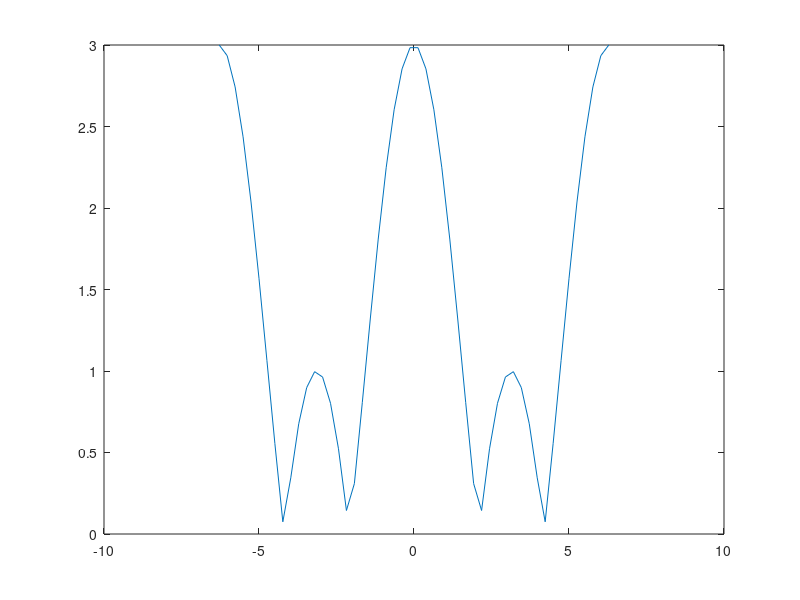

MATLAB code to generate this figure: (Note: this script raises an error after producing the figure.)
x=[1 2 3 4];
x16=[x, zeros(1,4)];
M=3;
w=linspace(-2*pi,2*pi,50);
X_dtft=(sin(w*M/2)./sin(w/2)).*exp(-1j*w*(M-1)/2);
P=4;
X16=fft(x16);
w_k=(0:P-1)*(2*pi/P);
X=fft(x);
plot(w,abs(X_dtft));
hold on
plot(w_k,abs(X16),'o');
hold off
